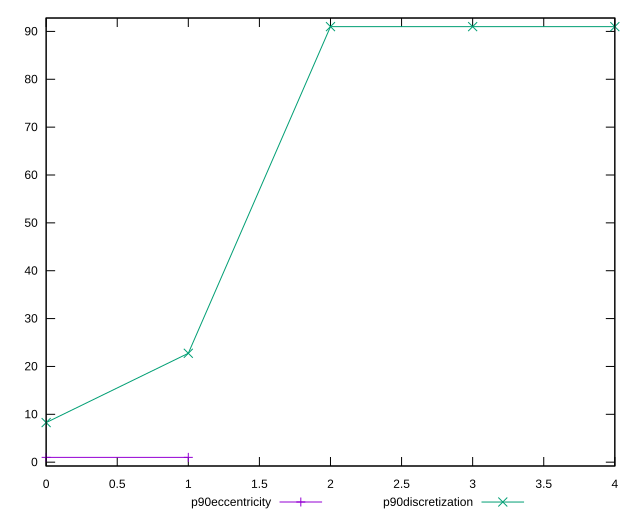

The gnuplot source for this figure:
reset

$p90Eccentricity <<EOF
0 1.0000000000000009
1 1.0000000000000016
EOF

$p90Discretization <<EOF
0 8.272727272727273
1 22.75
2 91
3 91
4 91
EOF

set key outside below
set xrange [0:4]
set yrange [-0.7999999999999992:92.8]
set trange [-0.7999999999999992:92.8]
set terminal svg size 640, 520 enhanced background rgb 'white'
set output "report_00009_2021-02-08T22-37-41.559Z/unused-css-rules/progression/eccentricity.svg"

plot $p90Eccentricity title "p90eccentricity" with linespoints, \
     $p90Discretization title "p90discretization" with linespoints

reset
